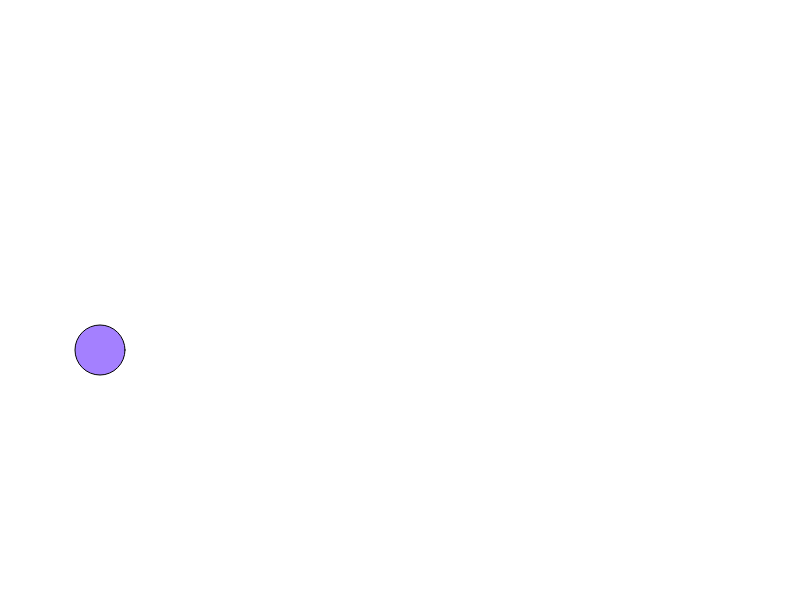
Frame 1 (no input)
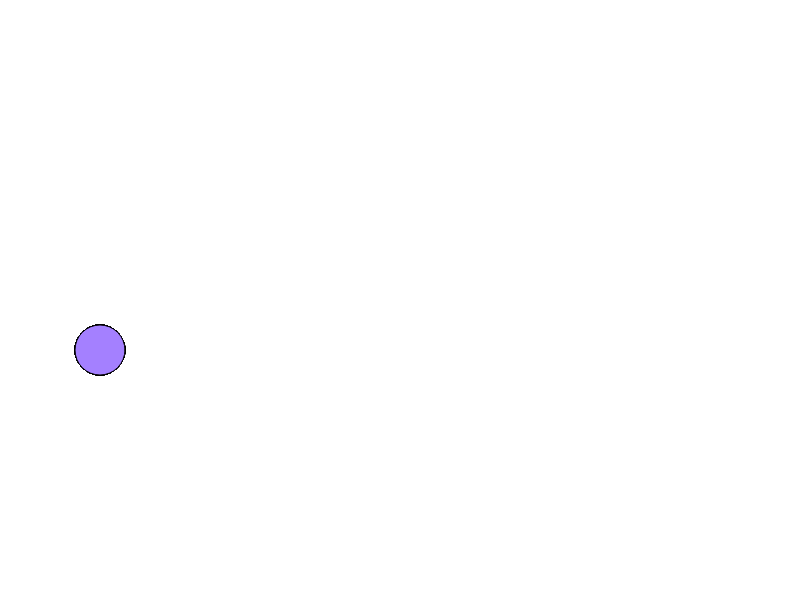
Frame 60 (no input)
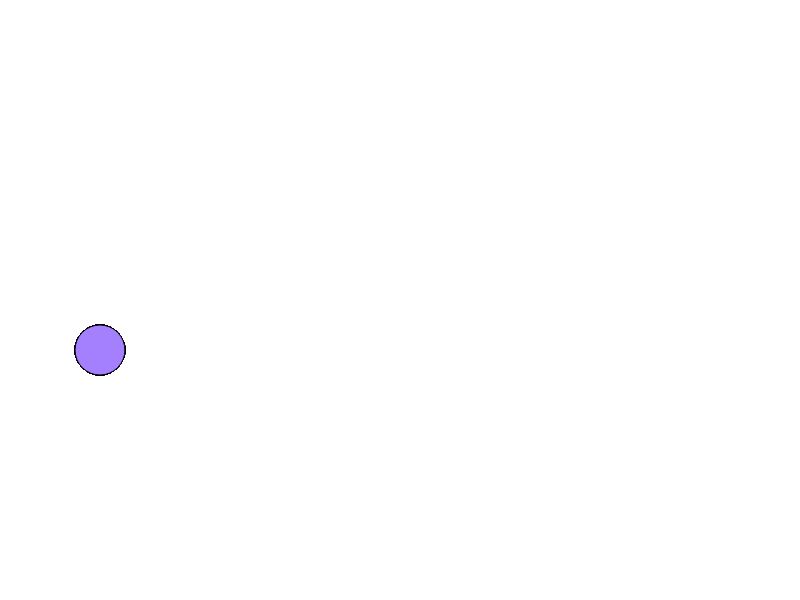
Frame 120 (the mouse pressed at the canvas centre since frame 60)

The p5.js sketch that drew these frames (run headless with seeded random() and noise() and a simulated clock; from frame 60 on, the mouse is pressed at the canvas centre):

// p5.js sketch
// ── sketch.js
let dot;


function setup() {
  createCanvas(800,600);
  colorMode(HSB);

  dot = new Dot(100,350,50);

}

function draw() {
  //background(0,0,100);

  dot.update();

}

class Dot {
  constructor(x, y, diameter) {
    this.x = x;
    this.y = y;
    this.diameter = diameter;
    this.hue = random(360);
  }

  update() {
    fill(this.hue, 50, 100);
    ellipse(this.x, this.y, this.diameter, this.diameter);
  }

}
